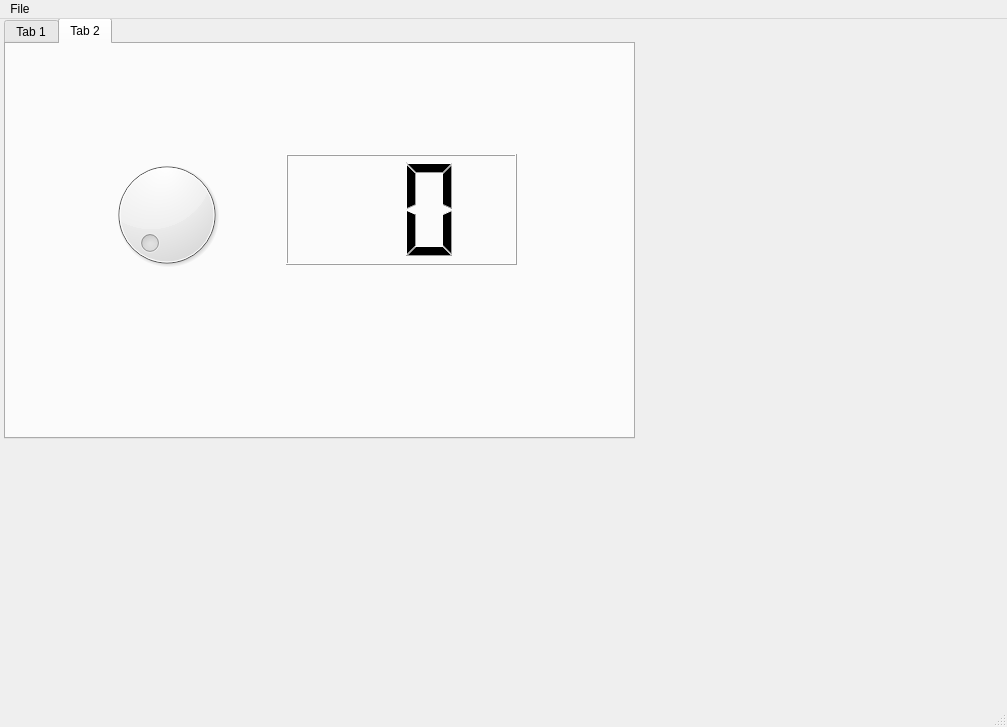
<?xml version="1.0" encoding="UTF-8"?>
<ui version="4.0">
 <class>MainWindow</class>
 <widget class="QMainWindow" name="MainWindow">
  <property name="geometry">
   <rect>
    <x>0</x>
    <y>0</y>
    <width>1007</width>
    <height>727</height>
   </rect>
  </property>
  <property name="windowTitle">
   <string>MainWindow</string>
  </property>
  <widget class="QWidget" name="centralwidget">
   <widget class="QTabWidget" name="tabWidget">
    <property name="geometry">
     <rect>
      <x>4</x>
      <y>-1</y>
      <width>631</width>
      <height>421</height>
     </rect>
    </property>
    <property name="currentIndex">
     <number>1</number>
    </property>
    <widget class="QWidget" name="tab">
     <attribute name="title">
      <string>Tab 1</string>
     </attribute>
     <widget class="QPushButton" name="pushButton">
      <property name="geometry">
       <rect>
        <x>10</x>
        <y>360</y>
        <width>93</width>
        <height>28</height>
       </rect>
      </property>
      <property name="text">
       <string>PushButton</string>
      </property>
     </widget>
     <widget class="QPushButton" name="pushButton_2">
      <property name="geometry">
       <rect>
        <x>110</x>
        <y>360</y>
        <width>93</width>
        <height>28</height>
       </rect>
      </property>
      <property name="text">
       <string>PushButton</string>
      </property>
     </widget>
    </widget>
    <widget class="QWidget" name="tab_2">
     <attribute name="title">
      <string>Tab 2</string>
     </attribute>
     <widget class="QDial" name="dial">
      <property name="geometry">
       <rect>
        <x>80</x>
        <y>110</y>
        <width>161</width>
        <height>121</height>
       </rect>
      </property>
     </widget>
     <widget class="QLCDNumber" name="lcdNumber">
      <property name="geometry">
       <rect>
        <x>280</x>
        <y>110</y>
        <width>231</width>
        <height>111</height>
       </rect>
      </property>
      <property name="digitCount">
       <number>2</number>
      </property>
     </widget>
    </widget>
   </widget>
  </widget>
  <widget class="QMenuBar" name="menubar">
   <property name="geometry">
    <rect>
     <x>0</x>
     <y>0</y>
     <width>1007</width>
     <height>26</height>
    </rect>
   </property>
   <widget class="QMenu" name="menuFile">
    <property name="title">
     <string>File</string>
    </property>
    <widget class="QMenu" name="menuCopy">
     <property name="title">
      <string>Copy</string>
     </property>
     <property name="icon">
      <iconset>
       <normaloff>BahanGui/copy.png</normaloff>BahanGui/copy.png</iconset>
     </property>
     <addaction name="actionSebagian"/>
     <addaction name="actionSemuanya"/>
    </widget>
    <addaction name="actionNew"/>
    <addaction name="menuCopy"/>
    <addaction name="separator"/>
    <addaction name="actionExit"/>
   </widget>
   <addaction name="menuFile"/>
  </widget>
  <widget class="QStatusBar" name="statusbar"/>
  <action name="actionNew">
   <property name="icon">
    <iconset>
     <normaloff>BahanGui/new.png</normaloff>BahanGui/new.png</iconset>
   </property>
   <property name="text">
    <string>New</string>
   </property>
  </action>
  <action name="actionExit">
   <property name="icon">
    <iconset>
     <normaloff>BahanGui/exit.png</normaloff>BahanGui/exit.png</iconset>
   </property>
   <property name="text">
    <string>Exit</string>
   </property>
   <property name="statusTip">
    <string>Untuk Keluar</string>
   </property>
  </action>
  <action name="actionSebagian">
   <property name="text">
    <string>Sebagian</string>
   </property>
  </action>
  <action name="actionSemuanya">
   <property name="text">
    <string>Semuanya</string>
   </property>
  </action>
 </widget>
 <resources/>
 <connections>
  <connection>
   <sender>actionExit</sender>
   <signal>triggered()</signal>
   <receiver>MainWindow</receiver>
   <slot>close()</slot>
   <hints>
    <hint type="sourcelabel">
     <x>-1</x>
     <y>-1</y>
    </hint>
    <hint type="destinationlabel">
     <x>503</x>
     <y>363</y>
    </hint>
   </hints>
  </connection>
 </connections>
</ui>
